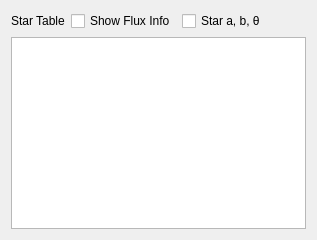
      <widget class="QWidget" name="verticalLayoutWidget_2">
       <layout class="QVBoxLayout" name="verticalLayout_3">
        <item>
         <layout class="QHBoxLayout" name="horizontalLayout_7">
          <property name="topMargin">
           <number>0</number>
          </property>
          <item>
           <widget class="QLabel" name="label_50">
            <property name="sizePolicy">
             <sizepolicy hsizetype="Preferred" vsizetype="Preferred">
              <horstretch>0</horstretch>
              <verstretch>0</verstretch>
             </sizepolicy>
            </property>
            <property name="text">
             <string>Star Table</string>
            </property>
            <property name="wordWrap">
             <bool>true</bool>
            </property>
           </widget>
          </item>
          <item>
           <widget class="QCheckBox" name="showFluxInfo">
            <property name="text">
             <string>Show Flux Info</string>
            </property>
            <property name="checked">
             <bool>false</bool>
            </property>
           </widget>
          </item>
          <item>
           <widget class="QCheckBox" name="showStarShapeInfo">
            <property name="text">
             <string>Star a, b, θ</string>
            </property>
            <property name="checked">
             <bool>false</bool>
            </property>
           </widget>
          </item>
          <item>
           <spacer name="horizontalSpacer_3">
            <property name="orientation">
             <enum>Qt::Horizontal</enum>
            </property>
            <property name="sizeHint" stdset="0">
             <size>
              <width>40</width>
              <height>20</height>
             </size>
            </property>
           </spacer>
          </item>
         </layout>
        </item>
        <item>
         <widget class="QTableWidget" name="starTable"/>
        </item>
       </layout>
      </widget>
